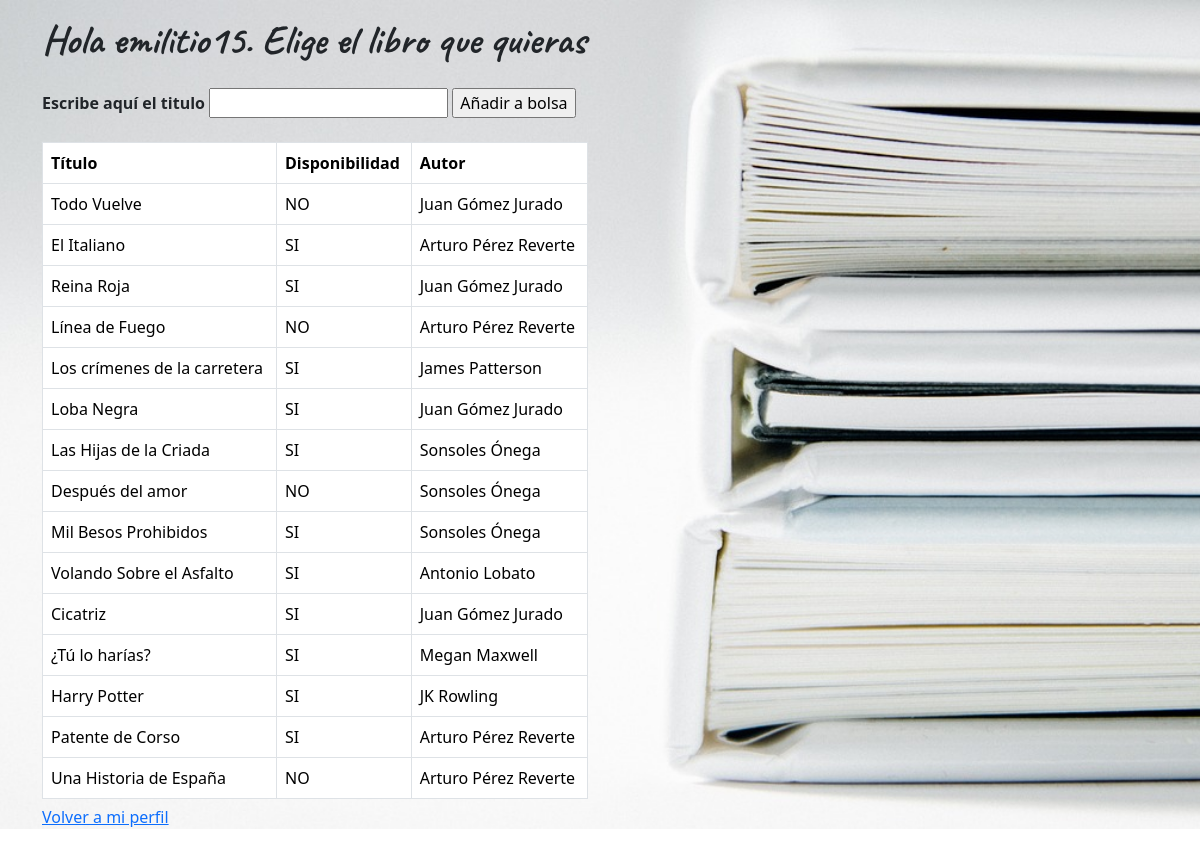
Screenshot of /ver_libros.php (signed in) with the database file from the repository.
### tables this page shows
CREATE TABLE `libros` (
  `id` int NOT NULL AUTO_INCREMENT,
  `Titulo` varchar(45) DEFAULT NULL,
  `Autor` varchar(45) DEFAULT NULL,
  `Disponibilidad` varchar(45) DEFAULT NULL,
  PRIMARY KEY (`id`)
);

CREATE TABLE `autores` (
  `id` int unsigned NOT NULL AUTO_INCREMENT,
  `Nombre` varchar(45) DEFAULT NULL,
  PRIMARY KEY (`id`)
);

### ver_libros.php (the view, shortened to what this page needs)
<!DOCTYPE html>
<html>
    <head>
        <link href="https://cdn.jsdelivr.net/npm/bootstrap@5.3.3/dist/css/bootstrap.min.css" rel="stylesheet">
    </head>
    <body>
<div class="container justify-content-center">
    <div class="row">
        <div class="col-sm-12 col-md-8 col-lg-6">
            <div class="mt-3">
                <div class="container_titulo">
                    <h1 class="fw-bold fs-1 fs-md-5 fs-lg-7">Hola <?php echo $_SESSION["nombre"]?>. Elige el libro que quieras</h1>
                </div>
        <?php
   include_once '../modelo/funciones.php';
   $conexion=conexion_bd($host,$dbname,$usuario,$contrasenia);
        ?>
        <form action="ver_libros.php" method="POST" style="margin-bottom: 1.5em;">
            <label><b>Escribe aquí el titulo</b></label>
            <input type="text" name="titulo">
            <input type="submit" value="Añadir a bolsa">
        </form>
            <?php
            $sql="SELECT libros.Titulo, libros.Disponibilidad, autores.Nombre as Autor
            FROM libros
            INNER JOIN autores on libros.autor=autores.id";
            $sql_prep=$conexion->prepare($sql);
            try{
                $sql_prep->execute();
                echo "<div class='table-responsive'style='height: 70vh;'>";
                echo "<table class='table table-bordered table-centred'>";
                echo "<tr><th>Título</th><th>Disponibilidad</th><th>Autor</th>";
                $contador_columnas = 0;
                while($fila=$sql_prep->fetch(PDO::FETCH_ASSOC)){
                    if ($contador_columnas == 0) {
                        echo "<tr>";
                    }
                    foreach($fila as $clave=>$valor){
                        echo "<td>$valor</td>";
                        $contador_columnas++;
                        if ($contador_columnas == 3) {
                            echo "</tr>";
                            $contador_columnas = 0;
                        }
                    }
                }
                echo "</table>";
                echo "</div>";
            }catch(PDOException $e){
                echo "<div class='alert alert-danger'>Ha ocurrido un error: </div>".$e->getMessage();
            }
            ?>
        <a href="../vista/acceso_usuario.php">Volver a mi perfil</a>
</div>
    </div>
        </div>
            </div>
    </body>
    </body>
</html>

### ver_libros.php (style rules this page uses)
body { background-image: url('../IMG/books.jpg'); background-size: cover; background-position: center; background-repeat: no-repeat; width: 100%; height: 100%; }
body, html { margin: 0; padding: 0; width: 100%; }
.container_titulo { font-family: "Caveat", cursive; font-optical-sizing: auto; font-weight: 700; font-style: normal; font-size: 1.5em; margin-bottom: 1em; }

### rows the page displays
libros: Titulo "Todo Vuelve", Disponibilidad "NO", autores.Nombre "Juan Gómez Jurado"
libros: Titulo "El Italiano", Disponibilidad "SI", autores.Nombre "Arturo Pérez Reverte"
libros: Titulo "Reina Roja", Disponibilidad "SI", autores.Nombre "Juan Gómez Jurado"
libros: Titulo "Línea de Fuego", Disponibilidad "NO", autores.Nombre "Arturo Pérez Reverte"
libros: Titulo "Los crímenes de la carretera", Disponibilidad "SI", autores.Nombre "James Patterson"
libros: Titulo "Loba Negra", Disponibilidad "SI", autores.Nombre "Juan Gómez Jurado"
libros: Titulo "Las Hijas de la Criada", Disponibilidad "SI", autores.Nombre "Sonsoles Ónega"
libros: Titulo "Después del amor", Disponibilidad "NO", autores.Nombre "Sonsoles Ónega"
libros: Titulo "Mil Besos Prohibidos", Disponibilidad "SI", autores.Nombre "Sonsoles Ónega"
libros: Titulo "Volando Sobre el Asfalto", Disponibilidad "SI", autores.Nombre "Antonio Lobato"
libros: Titulo "Cicatriz", Disponibilidad "SI", autores.Nombre "Juan Gómez Jurado"
libros: Titulo "¿Tú lo harías?", Disponibilidad "SI", autores.Nombre "Megan Maxwell"
libros: Titulo "Harry Potter", Disponibilidad "SI", autores.Nombre "JK Rowling"
libros: Titulo "Patente de Corso", Disponibilidad "SI", autores.Nombre "Arturo Pérez Reverte"
libros: Titulo "Una Historia de España", Disponibilidad "NO", autores.Nombre "Arturo Pérez Reverte"

### other values shown
$_SESSION["nombre"] "emilitio15"
